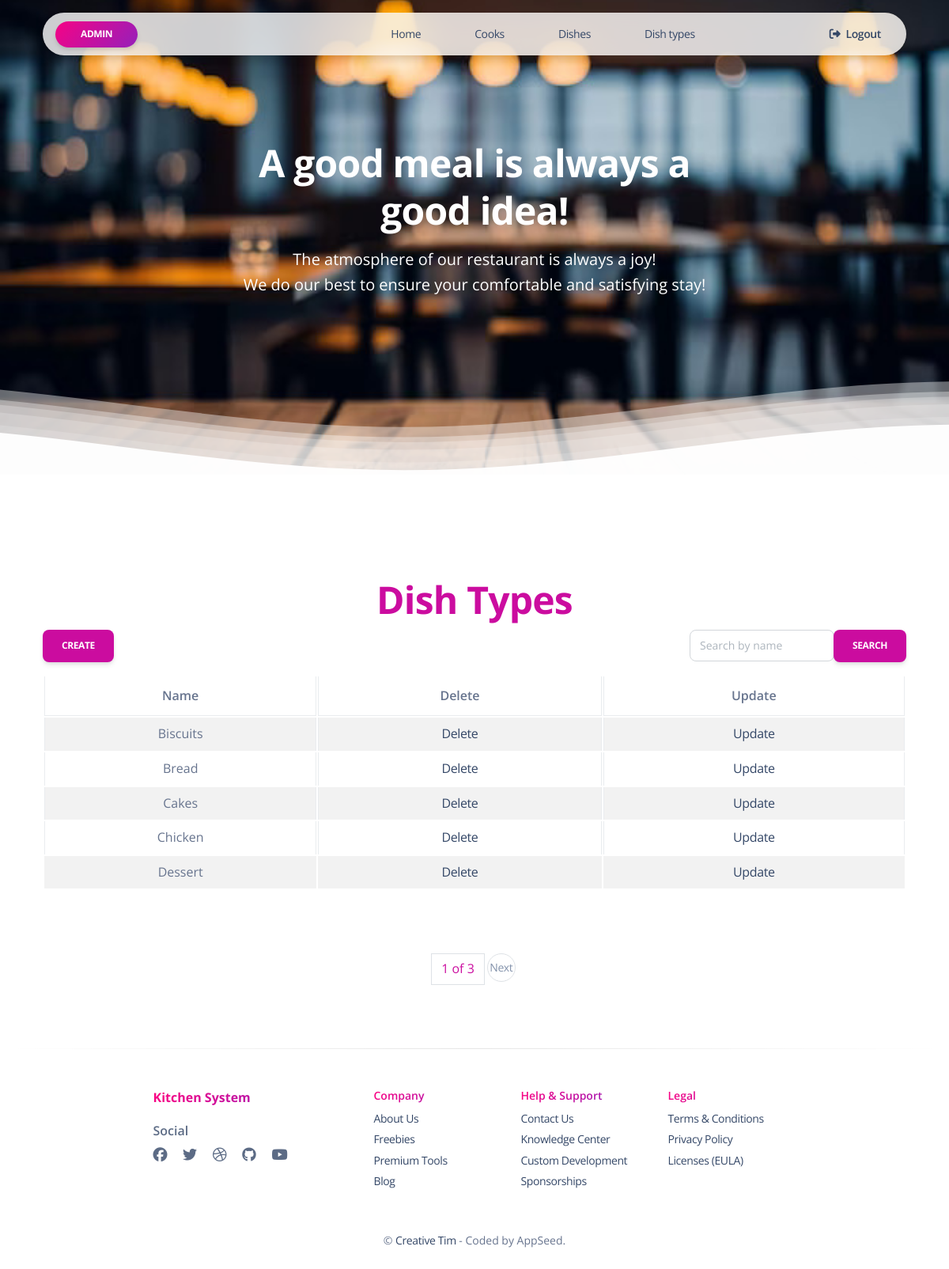
Page /kitchen/dish-types/ (signed in) on the committed database.
### kitchen/models.py (models this page shows, shortened)
class Cook(AbstractUser):
    years_of_experience = models.IntegerField(default=0)
    class Meta:
        ordering = ("id",)
    def get_absolute_url(self):
        return reverse("kitchen:cook-detail", args=[str(self.id)])

class DishType(models.Model):
    name = models.CharField(max_length=255, unique=True)
    class Meta:
        ordering = ("name",)

### kitchen/views.py (the view)
class DishTypeListView(LoginRequiredMixin, generic.ListView):
    model = DishType
    template_name = "kitchen/dish_type_list.html"
    context_object_name = "dish_type_list"
    paginate_by = 5
    def get_context_data(self, *, object_list=None, **kwargs):
        context = super(DishTypeListView, self).get_context_data(**kwargs)
        name = self.request.GET.get("name", "")
        context["search_form"] = DishTypeSearchForm(initial={"name": name})
        return context
    def get_queryset(self):
        queryset = DishType.objects.all()
        form = DishSearchForm(self.request.GET)
        if form.is_valid():
            return queryset.filter(name__icontains=form.cleaned_data["name"])
        return queryset

### kitchen/forms.py
class DishTypeSearchForm(forms.Form):
    name = forms.CharField(
        max_length=255,
        required=False,
        label="",
        widget=forms.TextInput(attrs={"placeholder": "Search by name"}),
    )

### kitchen/templatetags/query_transform.py (called while the page is built)
@register.simple_tag
def query_transform(request, **kwargs):
    updated = request.GET.copy()
    for key, value in kwargs.items():
        if value is not None:
            updated[key] = value
        else:
            updated.pop(key, 0)
    return updated.urlencode()

### templates/kitchen/dish_type_list.html (shortened to what this page needs)
{% extends "base_sections.html" %}
{% load static %}
{% load crispy_forms_filters %}
{% block header %}
  {% include 'includes/sidebar.html' %}
{% endblock header %}
{% block content %}
  <header class="header-2">
    <div class="page-header min-vh-75 relative"
         style="background-image: url('{% static 'img/curved-images/wooden-background_811396-11892.jpg' %}')">
      <div class="container">
        <div class="row">
          <div class="col-lg-7 text-center mx-auto">
            <h1 class="text-white pt-3 mt-n5">A good meal is always a good idea!</h1>
            <p class="lead text-white mt-3">The atmosphere of our restaurant is always a joy!<br/>
              We do our best to ensure your comfortable and satisfying stay!</p>
          </div>
        </div>
      </div>
      <div class="position-absolute w-100 z-index-1 bottom-0">
      </div>
    </div>
  </header>
  <section class="pt-8 pb-6">
    <div class="container">
      <div class="row">
        <div class="col-lg-12 mx-auto">
          <h1 class="text-primary text-center">Dish Types</h1>
          <form method="get" action="" class="form-inline d-flex align-items-center justify-content-between">
            <a class="btn btn-primary" href="{% url 'kitchen:dish-type-create' %}">Create</a>
            <div class="ml-auto">
              <div class="input-group">
                {{ search_form|crispy }}
                <div class="input-group-append">
                  <button type="submit" class="btn btn-primary">Search</button>
                </div>
              </div>
            </div>
          </form>
          <table class="table table-striped table-bordered table-hover">
            <thead>
            <tr>
              <th class="text-center">Name</th>
              <th class="text-center">Delete</th>
              <th class="text-center">Update</th>
            </tr>
            </thead>
            <tbody>
            {% if dish_type_list %}
              {% for dish in dish_type_list %}
                <tr>
                  <td class="text-center">{{ dish.name }}</td>
                  <td class="text-center"><a href="{% url 'kitchen:dish-type-delete' dish.id %}">Delete</a></td>
                  <td class="text-center"><a href="{% url 'kitchen:dish-type-update' dish.id %}">Update</a></td>
                </tr>
              {% empty %}
                <tr>
                  <td colspan="3">There are no items in the Kitchen</td>
                </tr>
              {% endfor %}
            {% endif %}
            </tbody>
          </table>
        </div>
      </div>
    </div>
  </section>
{% endblock %}

### templates/includes/sidebar.html (shortened to what this page needs)
{% load static %}
<div class="container position-sticky z-index-sticky top-0">
  <div class="row">
    <div class="col-12">
      <nav
          class="navbar navbar-expand-lg  blur blur-rounded top-0 z-index-fixed shadow position-absolute my-3 py-2 start-0 end-0 mx-4">
        <div class="container-fluid px-0">
          <a href="{{ user.get_absolute_url }}" target=""
             class="btn btn-sm  bg-gradient-primary  btn-round mb-0 me-1 mt-2 mt-md-0">{{ user.get_username }}</a>
          <div class="collapse navbar-collapse pt-3 pb-2 py-lg-0 w-100" id="navigation">
            <ul class="navbar-nav navbar-nav-hover ms-lg-12 ps-lg-5 w-100">
              <li class="nav-item mx-5 ms-1">
                <a class="nav-link ps-2 d-flex justify-content-between cursor-pointer"
                   href="{% url "kitchen:index" %}"
                   aria-expanded="false">
                  Home
                </a>
              </li>
              <li class="nav-item mx-5 ms-1">
                <a class="nav-link ps-2 d-flex justify-content-between cursor-pointer align-items-center"
                   href="{% url "kitchen:cook-list" %}"
                   aria-expanded="false">
                  Cooks
                </a>
              </li>
              <li class="nav-item mx-5 ms-1">
                <a class="nav-link ps-2 d-flex justify-content-between cursor-pointer align-items-center"
                   href="{% url "kitchen:dish-list" %}"
                   aria-expanded="false">
                  Dishes
                </a>
              </li>
              <li class="nav-item mx-5 ms-1">
                <a class="nav-link ps-2 d-flex justify-content-between cursor-pointer align-items-center"
                   href="{% url "kitchen:dish-type-list" %}"
                   aria-expanded="false">
                  Dish types
                </a>
              </li>
              {% if request.user.is_authenticated %}
                <li class="nav-item ms-lg-auto">
                  <a class="nav-link nav-link-icon me-2" href="{% url 'logout' %}">
                    <i class="fa fa-sign-out me-1"></i>
                    <p class="d-inline text-sm z-index-1 font-weight-bold"
                       data-bs-placement="bottom" title="Logout">Logout</p>
                  </a>
                </li>
              {% endif %}
            </ul>
          </div>
        </div>
      </nav>
    </div>
  </div>
</div>

### rows in the picture
Cook: get_username "ADMIN"
DishType: name "Biscuits"
DishType: name "Bread"
DishType: name "Cakes"
DishType: name "Chicken"
DishType: name "Dessert"

### other values in the picture
{{ page_obj.number }} "1"
{{ paginator.num_pages }} "3"
